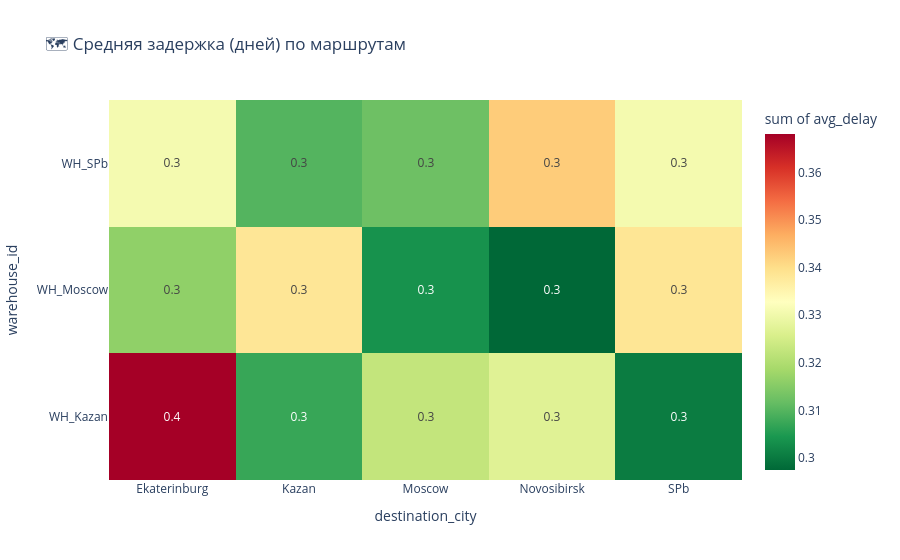

The notebook cell saved with this chart:
### Code cell
import plotly.express as px

route_delay = df.groupby(['warehouse_id', 'destination_city']).agg(
    avg_delay=('delay_days', 'mean')
).reset_index().dropna()

fig = px.density_heatmap(
    route_delay, x='destination_city', y='warehouse_id', z='avg_delay',
    text_auto='.1f', title='🗺️ Средняя задержка (дней) по маршрутам',
    color_continuous_scale='RdYlGn_r'
)
fig.show()

### Figure 1 — Plotly figure (JSON) as saved in the notebook; plotly's stock layout.template omitted (floating-point values rounded to 4 significant figures)
{"data": [{"coloraxis": "coloraxis", "histfunc": "sum", "hovertemplate": "destination_city=%{x}<br>warehouse_id=%{y}<br>sum of avg_delay=%{z}<extra></extra>", "name": "", "texttemplate": "%{z:.1f}", "type": "histogram2d", "x": ["Ekaterinburg", "Kazan", "Moscow", "Novosibirsk", "SPb", "Ekaterinburg", "Kazan", "Moscow", "Novosibirsk", "SPb", "Ekaterinburg", "Kazan", "Moscow", "Novosibirsk", "SPb"], "xaxis": "x", "xbingroup": "x", "y": ["WH_Kazan", "WH_Kazan", "WH_Kazan", "WH_Kazan", "WH_Kazan", "WH_Moscow", "WH_Moscow", "WH_Moscow", "WH_Moscow", "WH_Moscow", "WH_SPb", "WH_SPb", "WH_SPb", "WH_SPb", "WH_SPb"], "yaxis": "y", "ybingroup": "y", "z": [0.3681, 0.3073, 0.3226, 0.327, 0.3005, 0.3163, 0.3384, 0.3037, 0.2975, 0.3385, 0.3307, 0.31, 0.3125, 0.3426, 0.3307]}], "layout": {"coloraxis": {"colorbar": {"title": {"text": "sum of avg_delay"}}, "colorscale": [[0, "rgb(0,104,55)"], [0.1, "rgb(26,152,80)"], [0.2, "rgb(102,189,99)"], [0.3, "rgb(166,217,106)"], [0.4, "rgb(217,239,139)"], [0.5, "rgb(255,255,191)"], [0.6, "rgb(254,224,139)"], [0.7, "rgb(253,174,97)"], [0.8, "rgb(244,109,67)"], [0.9, "rgb(215,48,39)"], [1, "rgb(165,0,38)"]]}, "legend": {"tracegroupgap": 0}, "title": {"text": "🗺️ Средняя задержка (дней) по маршрутам"}, "xaxis": {"anchor": "y", "domain": [0, 1], "title": {"text": "destination_city"}}, "yaxis": {"anchor": "x", "domain": [0, 1], "title": {"text": "warehouse_id"}}}}
